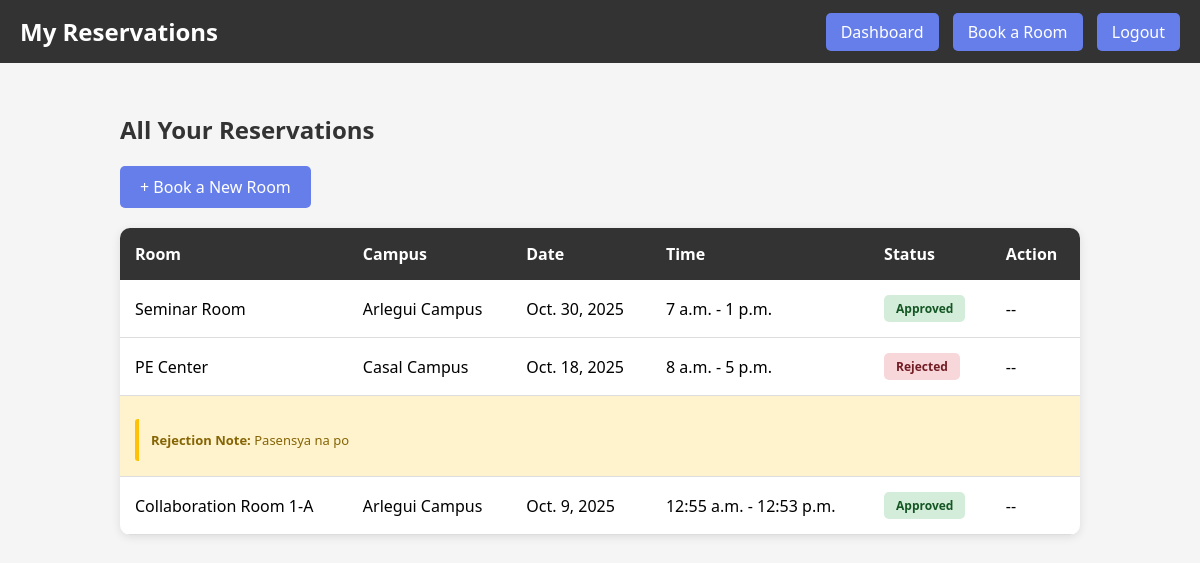
Screenshot of /student/reservations/ (signed in) with the database file from the repository.
### reservations/models.py (models this page shows, shortened)
class Reservation(models.Model):
    STATUS_CHOICES = [
        ('pending', 'Pending'),
        ('approved', 'Approved'),
        ('rejected', 'Rejected'),
        ('cancelled', 'Cancelled'),
    ]
    student = models.ForeignKey(User, on_delete=models.CASCADE, related_name='reservations')
    room = models.ForeignKey(Room, on_delete=models.CASCADE, related_name='reservations')
    date = models.DateField()
    start_time = models.TimeField()
    end_time = models.TimeField()
    reason = models.TextField(blank=True, null=True)
    status = models.CharField(max_length=20, choices=STATUS_CHOICES, default='pending')
    rejection_note = models.TextField(blank=True, null=True)
    letter_file = models.FileField(upload_to=reservation_letter_upload_path, null=True, blank=True)
    letter_generated_at = models.DateTimeField(null=True, blank=True)
    created_at = models.DateTimeField(auto_now_add=True)
    updated_at = models.DateTimeField(auto_now=True)
    class Meta:
        ordering = ['-created_at']

### rooms/models.py (models this page shows, shortened)
class Room(models.Model):
    campus = models.ForeignKey(Campus, on_delete=models.CASCADE, related_name='rooms')
    admin_type = models.ForeignKey(AdminType, on_delete=models.SET_NULL, null=True, related_name='rooms')
    name = models.CharField(max_length=255)
    capacity = models.IntegerField(validators=[MinValueValidator(1)])
    description = models.TextField(blank=True)
    created_at = models.DateTimeField(auto_now_add=True)
    class Meta:
        unique_together = ['campus', 'name']
        ordering = ['campus', 'name']

class Campus(models.Model):
    name = models.CharField(max_length=255, unique=True)
    location = models.CharField(max_length=255)
    created_at = models.DateTimeField(auto_now_add=True)
    class Meta:
        ordering = ['name']

### reservations/views.py (the view)
# urls.py: path('student/reservations/', views.student_reservations, name='student_reservations'),
@login_required(login_url='student_login')
def student_reservations(request):
    reservations = request.user.reservations.all()
    context = {'reservations': reservations}
    return render(request, 'reservations/student_reservations.html', context)

### reservations/templates/reservations/student_reservations.html (shortened to what this page needs)
<!DOCTYPE html>
<html lang="en">
<head>
</head>
<body>
    <div class="navbar">
        <h1>My Reservations</h1>
        <div>
            <a href="{% url 'student_dashboard' %}">Dashboard</a>
            <a href="{% url 'book_room' %}">Book a Room</a>
            <a href="{% url 'logout' %}">Logout</a>
        </div>
    </div>
    <div class="container">
        <h2>All Your Reservations</h2>
        <a href="{% url 'book_room' %}" class="btn">+ Book a New Room</a>
        {% if reservations %}
            <div class="table-container">
                <table>
                    <thead>
                        <tr>
                            <th>Room</th>
                            <th>Campus</th>
                            <th>Date</th>
                            <th>Time</th>
                            <th>Status</th>
                            <th>Action</th>
                        </tr>
                    </thead>
                    <tbody>
                        {% for reservation in reservations %}
                            <tr>
                                <td>{{ reservation.room.name }}</td>
                                <td>{{ reservation.room.campus.name }}</td>
                                <td>{{ reservation.date }}</td>
                                <td>{{ reservation.start_time }} - {{ reservation.end_time }}</td>
                                <td><span class="status {{ reservation.status }}">{{ reservation.get_status_display }}</span></td>
                                <td>
                                    {% if reservation.status == 'pending' %}
                                        <form method="POST" action="{% url 'cancel_reservation' reservation.id %}" style="display: inline;">
                                            {% csrf_token %}
                                            <button type="submit" class="action-btn" onclick="return confirm('Cancel this reservation?')">Cancel</button>
                                        </form>
                                    {% else %}
                                        --
                                    {% endif %}
                                </td>
                            </tr>
                            {% if reservation.rejection_note %}
                                <tr style="background: #fff3cd;">
                                    <td colspan="6">
                                        <div class="rejection-note">
                                            <strong>Rejection Note:</strong> {{ reservation.rejection_note }}
                                        </div>
                                    </td>
                                </tr>
                            {% endif %}
                        {% endfor %}
                    </tbody>
                </table>
            </div>
        {% else %}
            <div class="no-reservations">
                <p>You have no reservations yet.</p>
                <p><a href="{% url 'book_room' %}" class="btn">Book a room now</a></p>
            </div>
        {% endif %}
    </div>
</body>
</html>

### reservations/templates/reservations/student_reservations.html (style rules this page uses)
* { margin: 0; padding: 0; box-sizing: border-box; }
body { font-family: 'Segoe UI', Tahoma, Geneva, Verdana, sans-serif; background: #f5f5f5; }
.navbar { background: #333; color: white; padding: 15px 20px; display: flex; justify-content: space-between; align-items: center; }
.navbar h1 { font-size: 24px; }
.navbar a { color: white; text-decoration: none; padding: 8px 15px; background: #667eea; border-radius: 5px; margin-left: 10px; }
.container { max-width: 1000px; margin: 30px auto; padding: 20px; }
h2 { color: #333; margin-bottom: 20px; }
.btn { display: inline-block; padding: 10px 20px; background: #667eea; color: white; text-decoration: none; border-radius: 5px; margin-bottom: 20px; }
.table-container { background: white; border-radius: 10px; box-shadow: 0 2px 10px rgba(0, 0, 0, 0.1); overflow: hidden; }
table { width: 100%; border-collapse: collapse; }
th { background: #333; color: white; padding: 15px; text-align: left; }
td { padding: 15px; border-bottom: 1px solid #ddd; }
.status { display: inline-block; padding: 5px 12px; border-radius: 5px; font-weight: bold; font-size: 12px; }
.status.approved { background: #d4edda; color: #155724; }
.status.rejected { background: #f8d7da; color: #721c24; }
.rejection-note { background: #fff3cd; border-left: 4px solid #ffc107; padding: 12px; margin-top: 8px; border-radius: 3px; font-size: 13px; color: #856404; }

### rows the page displays
Reservation: room.name "Seminar Room", room.campus.name "Arlegui Campus", date "Oct. 30, 2025", start_time "7 a.m.", end_time "1 p.m.", status "Approved"
Reservation: room.name "PE Center", room.campus.name "Casal Campus", date "Oct. 18, 2025", start_time "8 a.m.", end_time "5 p.m.", status "Rejected", rejection_note "Pasensya na po"
Reservation: room.name "Collaboration Room 1-A", room.campus.name "Arlegui Campus", date "Oct. 9, 2025", start_time "12:55 a.m.", end_time "12:53 p.m.", status "Approved"
